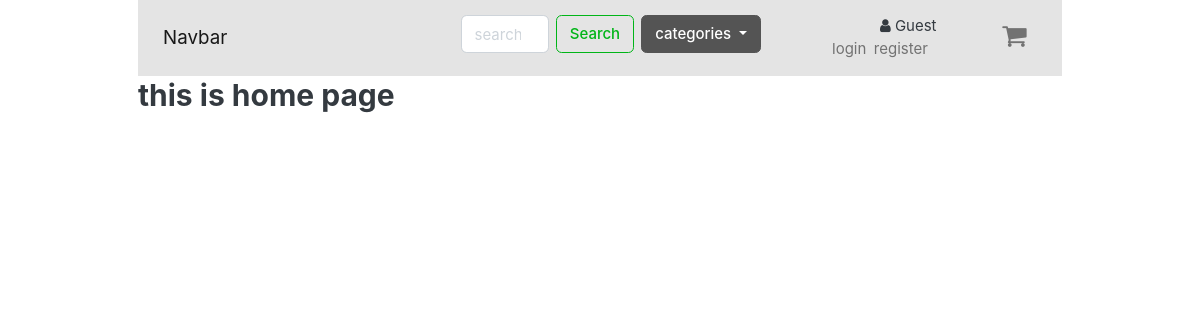
/, run on an earlier commit of the app's database.
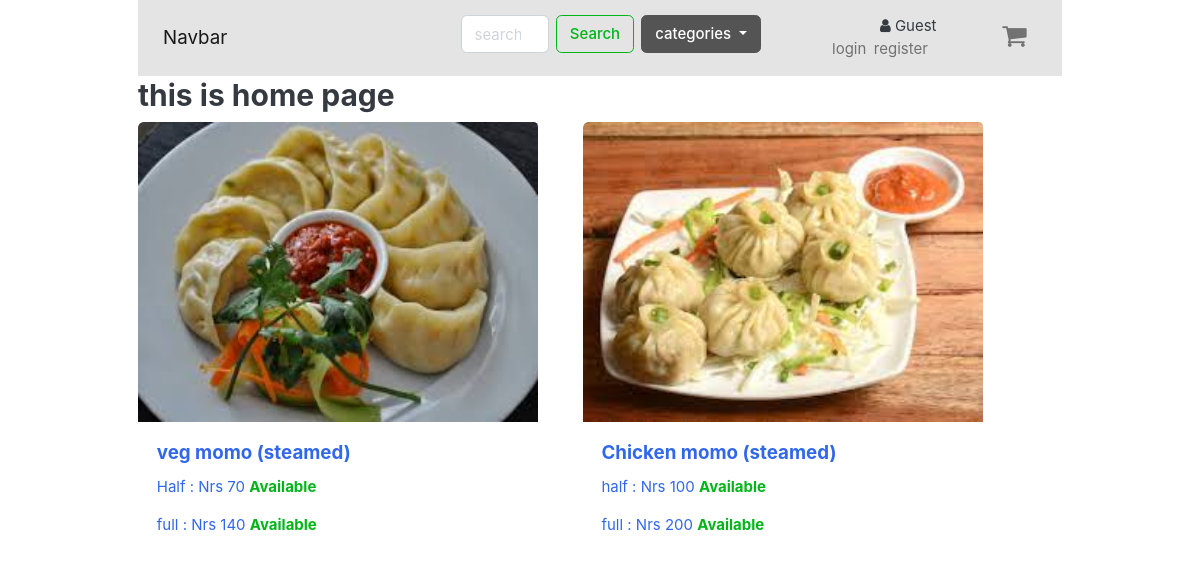
And on a later commit of the database.
### app/models.py (models this page shows, shortened)
class Dishes_model(models.Model):
    dish_name           = models.CharField(max_length=200, unique=True, null=True, blank=True)
    slug                = models.SlugField(max_length=100, null=True, blank=True)
    description         = models.TextField(max_length=200, null=True, blank=True)
    category            = models.ForeignKey(Category, on_delete=models.CASCADE)
    ingredients         = models.TextField(max_length=200, null=True, blank=True)
    image               = models.ImageField(upload_to="static/images")
    is_available        = models.BooleanField(default=True)
    created_date        = models.DateTimeField(auto_now_add=True)
    modified_date       = models.DateTimeField(auto_now=True)
    class Meta:
        verbose_name        =   'Dish'
        verbose_name_plural =   'Dishes'

class Variation(models.Model):
    dish                = models.ForeignKey(Dishes_model, on_delete=models.CASCADE)
    variation_category  = models.CharField(max_length=50, choices = variation_category_choice )
    variation_value     = models.CharField(max_length=50)
    price               = models.IntegerField(null=True, blank=True)
    stock               = models.IntegerField(null=True, blank=True)
    is_active           = models.BooleanField(default=True)
    created_date        = models.DateTimeField(auto_now=True)
    objects = VariationManager()

### app/views.py (the view)
# urls.py: path('', views.home, name ="home"),
def home(request):
    dishes = Dishes_model.objects.all()
    context = {
        'dishes': dishes
    }
    return render(request,'pages/home.html', context)

### app/context_processor.py (called while the page is built)
def menu_links(request):
    links = Category.objects.all()
    return dict(links=links)

### app/models.py (called while the page is built)
    def sizes(self):
        return super(VariationManager, self).filter(variation_category='size',is_active=True)

### templates/pages/home.html (shortened to what this page needs)
{% extends './base.html' %}
{% load static %}
{% block content %}
<h2> this is home page </h2>
<div class="card-group dishes">
    {% for dish in dishes %}
        <a href="/dish_detail/{{dish.id}}">
            <div class="card" style="border: none;">
                <img src="{{dish.image.url}}" class="card-img-top" alt="...">
                <div class="card-body">
                    <h5 class="card-title">{{dish.dish_name}}</h5>
                    {% for i in dish.variation_set.sizes %}
                        <p>{{i.variation_value}} : Nrs {{i.price}}
                            {% if i.stock <= 0 %}
                                <b class="text-danger">Out of stock</b><br>
                                <b class="text-warning">comming soon</b>
                            {% else %}
                                <b class="text-success">Available</b>
                            {% endif %}
                        </p>
                    {% endfor %}
                </div>
            </div>
        </a>
    {% endfor %}
</div>
{% endblock content %}

What changed in the data, as far as the page shows it:
added Dishes_model: image (picture), dish_name "veg momo (steamed)"
added Variation: variation_value "Half", price "70", stock "Available", shown under "veg momo (steamed)"
added Variation: variation_value "full", price "140", stock "Available", shown under "veg momo (steamed)"
added Dishes_model: image (picture), dish_name "Chicken momo (steamed)"
added Variation: variation_value "half", price "100", stock "Available", shown under "Chicken momo (steamed)"
added Variation: variation_value "full", price "200", stock "Available", shown under "Chicken momo (steamed)"
